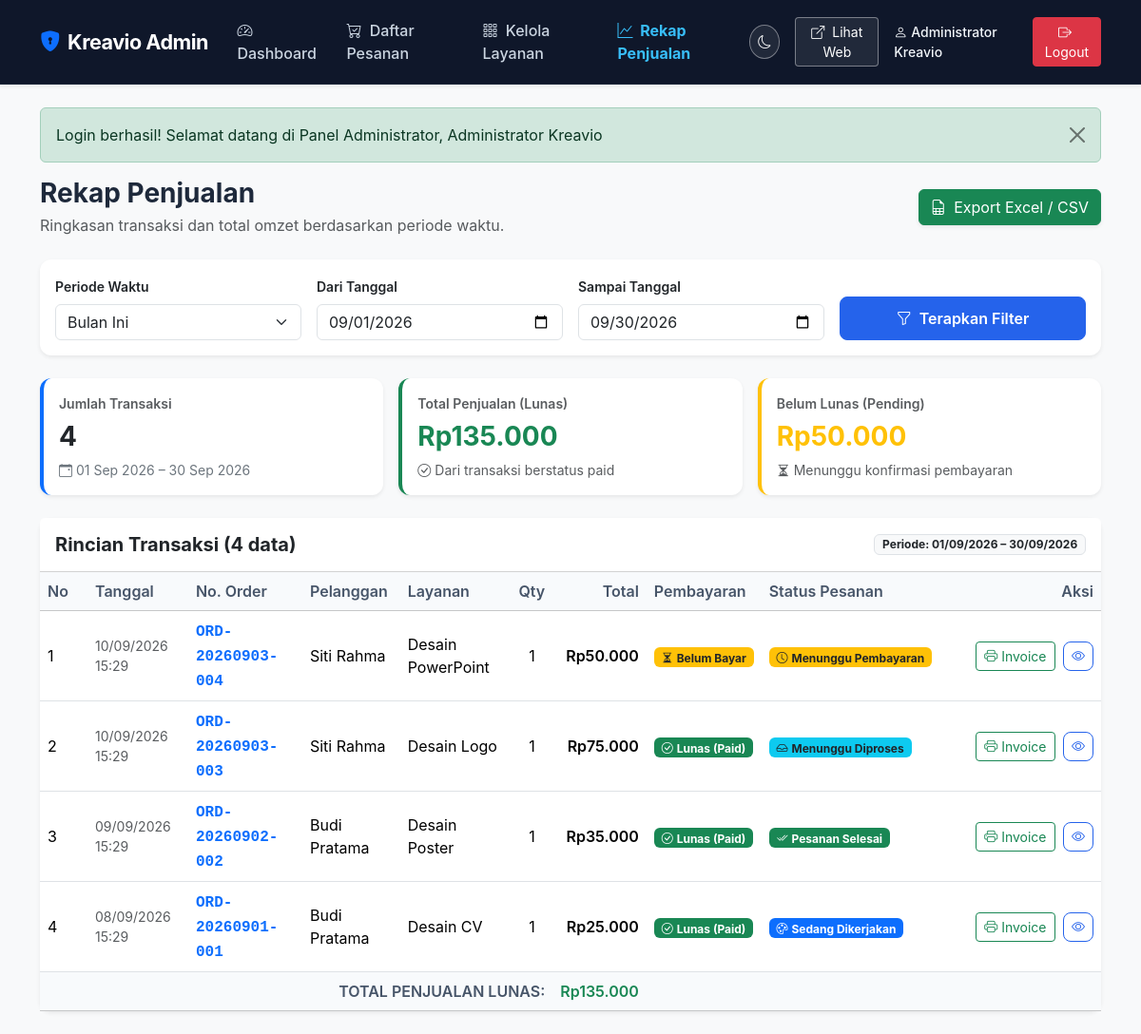
The app's page /admin/sales-report.php (signed in) with its own data.
### tables this page shows
CREATE TABLE IF NOT EXISTS `orders` (
  `id` INT UNSIGNED NOT NULL AUTO_INCREMENT,
  `order_number` VARCHAR(50) NOT NULL,
  `user_id` INT UNSIGNED NOT NULL,
  `service_id` INT UNSIGNED NOT NULL,
  `deadline` DATE NOT NULL,
  `brief` TEXT NOT NULL,
  `notes` TEXT NULL,
  `total` INT UNSIGNED NOT NULL,
  `payment_status` VARCHAR(30) NOT NULL DEFAULT 'pending_payment',
  `order_status` VARCHAR(30) NOT NULL DEFAULT 'pending_payment',
  `created_at` DATETIME NOT NULL DEFAULT CURRENT_TIMESTAMP,
  `updated_at` DATETIME NOT NULL DEFAULT CURRENT_TIMESTAMP ON UPDATE CURRENT_TIMESTAMP,
  PRIMARY KEY (`id`),
  UNIQUE KEY `idx_orders_number` (`order_number`),
  KEY `idx_orders_user` (`user_id`),
  KEY `idx_orders_service` (`service_id`),
  KEY `idx_orders_created_at` (`created_at`),
  CONSTRAINT `fk_orders_user` FOREIGN KEY (`user_id`) REFERENCES `users` (`id`) ON DELETE CASCADE ON UPDATE CASCADE,
  CONSTRAINT `fk_orders_service` FOREIGN KEY (`service_id`) REFERENCES `services` (`id`) ON DELETE RESTRICT ON UPDATE CASCADE
);

CREATE TABLE IF NOT EXISTS `users` (
  `id` INT UNSIGNED NOT NULL AUTO_INCREMENT,
  `name` VARCHAR(100) NOT NULL,
  `email` VARCHAR(100) NOT NULL,
  `password` VARCHAR(255) NOT NULL,
  `phone` VARCHAR(25) NOT NULL,
  `created_at` DATETIME NOT NULL DEFAULT CURRENT_TIMESTAMP,
  PRIMARY KEY (`id`),
  UNIQUE KEY `idx_users_email` (`email`)
);

CREATE TABLE IF NOT EXISTS `services` (
  `id` INT UNSIGNED NOT NULL AUTO_INCREMENT,
  `name` VARCHAR(100) NOT NULL,
  `description` TEXT NOT NULL,
  `price` INT UNSIGNED NOT NULL,
  `duration` VARCHAR(50) NOT NULL,
  `active` TINYINT(1) NOT NULL DEFAULT 1,
  `created_at` DATETIME NOT NULL DEFAULT CURRENT_TIMESTAMP,
  PRIMARY KEY (`id`)
);

### admin/sales-report.php (the view, shortened to what the rows shown need)
<?php
require_once __DIR__ . '/../config/config.php';
require_once __DIR__ . '/../config/database.php';
require_once __DIR__ . '/../includes/admin-auth.php';
$period = $_GET['period'] ?? 'month';
$startInput = $_GET['start_date'] ?? '';
$endInput   = $_GET['end_date'] ?? '';
[$startDate, $endDate] = resolve_date_range($period, $startInput, $endInput);
$stmt = $pdo->prepare("
    SELECT o.id, o.order_number, o.total, o.payment_status, o.order_status, o.created_at,
           u.name AS customer_name, s.name AS service_name
    FROM orders o
    JOIN users u ON o.user_id = u.id
    JOIN services s ON o.service_id = s.id
    WHERE o.created_at >= ? AND o.created_at <= ?
    ORDER BY o.created_at DESC
");
$stmt->execute([$startDate . ' 00:00:00', $endDate . ' 23:59:59']);
$rows = $stmt->fetchAll();
$totalPenjualan = 0;
$totalPending   = 0;
foreach ($rows as $r) {
    if ($r['payment_status'] === 'paid') {
        $totalPenjualan += (int)$r['total'];
    } else {
        $totalPending += (int)$r['total'];
    }
}
require_once __DIR__ . '/../includes/admin-header.php';
?>
    <div class="container py-4">
        <div class="card shadow-sm border-0">
            <div class="card-body p-0">
                <?php if (empty($rows)): ?>
                    <div class="p-5 text-center text-muted">
                        <i class="bi bi-calendar-x fs-1 d-block mb-2 text-secondary"></i>
                        Tidak ada transaksi pada periode <?= date('d M Y', strtotime($startDate)) ?> &ndash; <?= date('d M Y', strtotime($endDate)) ?>.
                    </div>
                <?php else: ?>
                    <div class="table-responsive">
                        <table class="table table-hover align-middle mb-0">
                            <thead class="table-light">
                                <tr>
                                    <th style="width: 50px;">No</th>
                                    <th>Tanggal</th>
                                    <th>No. Order</th>
                                    <th>Pelanggan</th>
                                    <th>Layanan</th>
                                    <th class="text-center">Qty</th>
                                    <th class="text-end">Total</th>
                                    <th>Pembayaran</th>
                                    <th>Status Pesanan</th>
                                    <th class="text-end" style="width: 170px;">Aksi</th>
                                </tr>
                            </thead>
                            <tbody>
                                <?php $no = 1; foreach ($rows as $row): ?>
                                    <tr>
                                        <td><?= $no++ ?></td>
                                        <td class="small text-muted"><?= date('d/m/Y H:i', strtotime($row['created_at'])) ?></td>
                                        <td>
                                            <a href="<?= base_url('admin/order-detail.php?id=' . $row['id']) ?>" class="fw-bold font-monospace text-decoration-none">
                                                <?= e($row['order_number']) ?>
                                            </a>
                                        </td>
                                        <td><?= e($row['customer_name']) ?></td>
                                        <td><?= e($row['service_name']) ?></td>
                                        <td class="text-center">1</td>
                                        <td class="text-end fw-semibold"><?= format_rupiah($row['total']) ?></td>
                                        <td><?= get_payment_status_badge($row['payment_status']) ?></td>
                                        <td><?= get_order_status_badge($row['order_status']) ?></td>
                                        <td class="text-end">
                                            <a href="<?= base_url('admin/invoice.php?id=' . $row['id']) ?>" class="btn btn-sm btn-outline-success me-1" title="Cetak Invoice" target="_blank">
                                                <i class="bi bi-printer"></i> Invoice
                                            </a>
                                            <a href="<?= base_url('admin/order-detail.php?id=' . $row['id']) ?>" class="btn btn-sm btn-outline-primary" title="Detail Pesanan">
                                                <i class="bi bi-eye"></i>
                                            </a>
                                        </td>
                                    </tr>
                                <?php endforeach; ?>
                            </tbody>
                            <tfoot class="table-light">
                                <tr>
                                    <th colspan="6" class="text-end">TOTAL PENJUALAN LUNAS:</th>
                                    <th class="text-end text-success fs-6"><?= format_rupiah($totalPenjualan) ?></th>
                                    <th colspan="3"></th>
                                </tr>
                            </tfoot>
                        </table>
                    </div>
                <?php endif; ?>
            </div>
        </div>
    </div>
<?php require_once __DIR__ . '/../includes/admin-footer.php'; ?>

### includes/admin-header.php (shortened to what the rows shown need)
<?php
require_once __DIR__ . '/../config/config.php';
require_once __DIR__ . '/../config/database.php';
require_once __DIR__ . '/../includes/admin-auth.php';
$admin = current_admin($pdo);
?>
<!DOCTYPE html>
<html lang="id">
<head>
    <link href="https://cdn.jsdelivr.net/npm/bootstrap@5.3.2/dist/css/bootstrap.min.css" rel="stylesheet">
    <link rel="stylesheet" href="https://cdn.jsdelivr.net/npm/bootstrap-icons@1.11.3/font/bootstrap-icons.min.css">
    <link rel="stylesheet" href="<?= asset_url('css/style.css?v=' . filemtime(__DIR__ . '/../assets/css/style.css')) ?>">
</head>
<body class="bg-light">
    <nav class="navbar navbar-expand-lg navbar-dark bg-dark navbar-admin sticky-top shadow-sm">
        <div class="container">
            <div class="collapse navbar-collapse" id="adminNavbar">
                <div class="d-flex align-items-center gap-3">
                    <button type="button" class="btn btn-sm btn-outline-light theme-toggle-btn px-2" onclick="toggleTheme()" title="Ganti Mode Tampilan" aria-label="Ganti Mode Tampilan">
                        <i class="bi bi-moon"></i>
                    </button>
                    <a href="<?= base_url('index.php') ?>" target="_blank" class="btn btn-sm btn-outline-light">
                        <i class="bi bi-box-arrow-up-right me-1"></i> Lihat Web
                    </a>
                    <span class="admin-user-badge small text-white"><i class="bi bi-person me-1"></i><?= e($admin['name']) ?></span>
                    <a href="<?= base_url('admin/logout.php') ?>" class="btn btn-sm btn-danger">
                        <i class="bi bi-box-arrow-right me-1"></i> Logout
                    </a>
                </div>
            </div>
        </div>
    </nav>

### config/config.php (shortened to what the rows shown need)
<?php
function base_url($path = '') {
    return BASE_URL . ltrim($path, '/');
}
function asset_url($path = '') {
    return BASE_URL . 'assets/' . ltrim($path, '/');
}
function e($string) {
    return htmlspecialchars((string)($string ?? ''), ENT_QUOTES, 'UTF-8');
}
function format_rupiah($number) {
    return 'Rp' . number_format((float)$number, 0, ',', '.');
}
function get_payment_status_badge($status) {
    switch ($status) {
        case 'paid':
            return '<span class="badge bg-success"><i class="bi bi-check-circle me-1"></i>Lunas (Paid)</span>';
        case 'pending_payment':
            return '<span class="badge bg-warning text-dark"><i class="bi bi-hourglass-split me-1"></i>Belum Bayar</span>';
    }
}
function get_order_status_badge($status) {
    switch ($status) {
        case 'pending_payment':
            return '<span class="badge bg-warning text-dark"><i class="bi bi-clock me-1"></i>Menunggu Pembayaran</span>';
        case 'menunggu_proses':
            return '<span class="badge bg-info text-dark"><i class="bi bi-inbox me-1"></i>Menunggu Diproses</span>';
        case 'sedang_dikerjakan':
            return '<span class="badge bg-primary"><i class="bi bi-palette me-1"></i>Sedang Dikerjakan</span>';
        case 'selesai':
            return '<span class="badge bg-success"><i class="bi bi-check2-all me-1"></i>Pesanan Selesai</span>';
    }
}

### records on screen
orders: created_at "10/09/2026 15:29", order_number "ORD-20260903-004", user.name "Siti Rahma", service.name "Desain PowerPoint", total "Rp50.000", payment_status "pending_payment" (drawn), order_status "pending_payment" (drawn)
orders: created_at "10/09/2026 15:29", order_number "ORD-20260903-003", user.name "Siti Rahma", service.name "Desain Logo", total "Rp75.000", payment_status "paid" (drawn), order_status "menunggu_proses" (drawn)
orders: created_at "09/09/2026 15:29", order_number "ORD-20260902-002", user.name "Budi Pratama", service.name "Desain Poster", total "Rp35.000", payment_status "paid" (drawn), order_status "selesai" (drawn)
orders: created_at "08/09/2026 15:29", order_number "ORD-20260901-001", user.name "Budi Pratama", service.name "Desain CV", total "Rp25.000", payment_status "paid" (drawn), shows "Sedang Dikerjakan"

### other values on screen
$admin['name'] "Administrator Kreavio"
$msg "Login berhasil! Selamat datang di Panel Administrator, Administrator Kreavio"
$totalTransaksi "4"
date('d M Y', strtotime($startDate)) "01 Sep 2026"
date('d M Y', strtotime($endDate)) "30 Sep 2026"
format_rupiah($totalPenjualan) "Rp135.000"
format_rupiah($totalPending) "Rp50.000"
date('d/m/Y', strtotime($startDate)) "01/09/2026"
date('d/m/Y', strtotime($endDate)) "30/09/2026"
